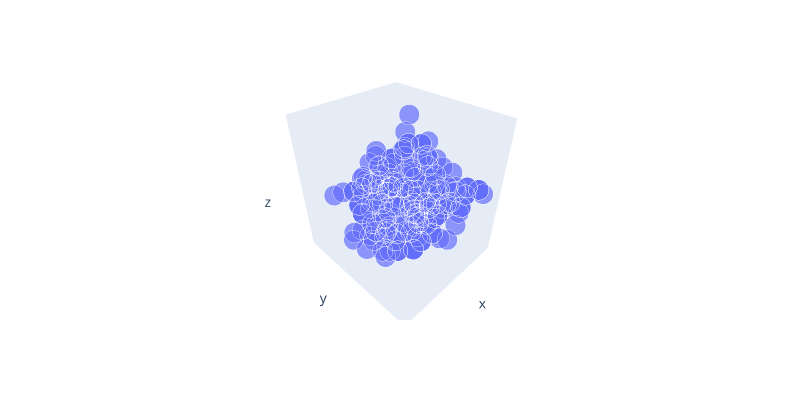

Source (notebook cell):
### Code cell
import plotly.express as px

fig=px.scatter_3d(x=dataset[0]['atom_xyz'][:,0].detach(),
                  y=dataset[0]['atom_xyz'][:,1].detach(),
                  z=dataset[0]['atom_xyz'][:,2].detach(), 
                  size=dataset[0]['atom_rad'].detach()*10)
fig.update_layout(
    autosize=False, 
    width=800, 
    height=400,
    scene = dict(
        xaxis = dict(showgrid=False, zeroline=False, showticklabels=False),
        yaxis = dict(showgrid=False, zeroline=False, showticklabels=False),
        zaxis = dict(showgrid=False, zeroline=False, showticklabels=False),
    )
)

### Figure 1 — Plotly figure (JSON) as saved in the notebook; plotly's stock layout.template omitted (floating-point values rounded to 4 significant figures; data arrays with more than 128 entries replaced by an {"elided": "..."} marker saying what was removed)
{"data": [{"hovertemplate": "x=%{x}<br>y=%{y}<br>z=%{z}<br>size=%{marker.size}<extra></extra>", "legendgroup": "", "marker": {"color": "#636efa", "size": {"elided": "290 float values"}, "sizemode": "area", "sizeref": 0.1319, "symbol": "circle"}, "mode": "markers", "name": "", "scene": "scene", "showlegend": false, "type": "scatter3d", "x": {"elided": "290 float values"}, "y": {"elided": "290 float values"}, "z": {"elided": "290 float values"}}], "layout": {"autosize": false, "height": 400, "legend": {"itemsizing": "constant", "tracegroupgap": 0}, "margin": {"t": 60}, "scene": {"domain": {"x": [0, 1], "y": [0, 1]}, "xaxis": {"showgrid": false, "showticklabels": false, "title": {"text": "x"}, "zeroline": false}, "yaxis": {"showgrid": false, "showticklabels": false, "title": {"text": "y"}, "zeroline": false}, "zaxis": {"showgrid": false, "showticklabels": false, "title": {"text": "z"}, "zeroline": false}}, "width": 800}}
